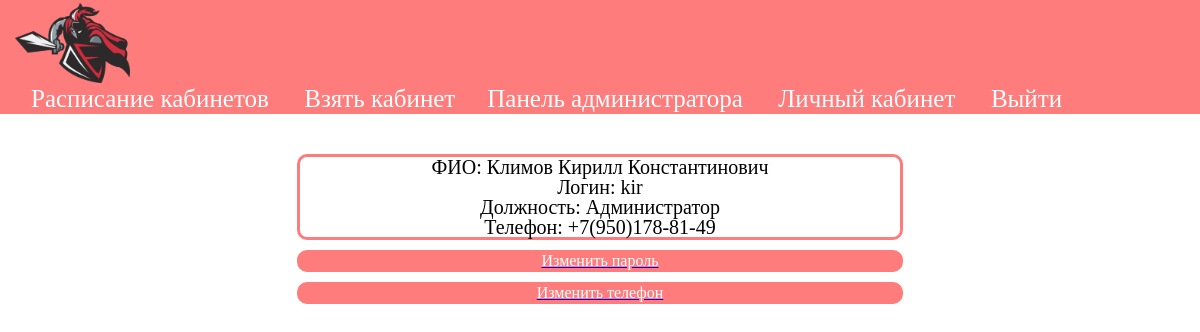
The app's page /personal_account.php (signed in) with its own data.
### tables this page shows
CREATE TABLE `user` (
  `id_us` int(11) NOT NULL,
  `name1` varchar(50) NOT NULL,
  `name2` varchar(50) NOT NULL,
  `name3` varchar(50) NOT NULL,
  `login` varchar(50) NOT NULL,
  `pass` varchar(255) NOT NULL,
  `role_fk` int(11) NOT NULL,
  `phone` varchar(16) NOT NULL,
  `priority_fk` int(11) NOT NULL
);

### personal_account.php (called while the page is built)
<?php
	include('basis/userheader.php');
    include('content/info.php');
	include('basis/footer.php');
?>

### content/info.php (the view)
<?php
    $push = 'SELECT * FROM user WHERE id_us = '.$_SESSION['id_us'].'';
    $info = mysqli_query($journal, $push);
    $row = mysqli_fetch_array($info);
?>
<div class="user nav_form">
    <p>ФИО: <?php echo $row['name2']; echo " "; echo $row['name1']; echo " "; echo $row['name3']; ?></P>
    <p>Логин: <?php echo $row['login'];?></p>
    <p>Должность: <?php if($row['role_fk']==1){echo "Администратор";}if($row['role_fk']==2){echo "Модератор";}if($row['role_fk']==3){echo "Преподователь";}?></p>
    <p>Телефон: <?php echo $row['phone'];?></p>
</div>
<a class="new_pass" href="pass.php"><div class="pass_bl nav_form"><p>Изменить пароль</p></div></a>
<a class="new_pass" href="new_number.php"><div class="pass_bl nav_form"><p>Изменить телефон</p></div></a>

### css/basis/zeroing_out.css (style rules this page uses)
html, body, div, span, applet, object, iframe, h1, h2, h3, h4, h5, h6, p, blockquote, pre, a, abbr, acronym, address, big, cite, code, del, dfn, em, img, ins, kbd, q, s, samp, small, strike, strong, sub, sup, tt, var, b, u, i, center, dl, dt, dd, ol, ul, li, fieldset, form, label, legend, table, caption, tbody, tfoot, thead, tr, th, td, article, aside, canvas, details, embed, figure, figcaption, footer, header, hgroup, menu, nav, output, ruby, section, summary, time, mark, audio, video { margin: 0; padding: 0; border: 0; font-size: 100%; font: inherit; vertical-align: baseline; }
html { height: 100%; }
body { line-height: 1; }

### css/content/in.css (style rules this page uses)
.nav_form { max-width: 600px; border-radius: 10px; margin: 10px auto; border: 3px solid rgb(255, 124, 124); text-align: center; }

### css/content/accaunt.css (style rules this page uses)
.user p { font-size: 20px; }
.new_pass { margin-top: 10px; }
.pass_bl { margin-top: 10px; color:white; background-color: rgb(255, 124, 124); }

### records on screen
user: name2 "Климов", name1 "Кирилл", name3 "Константинович", login "kir", phone "+7(950)178-81-49"
